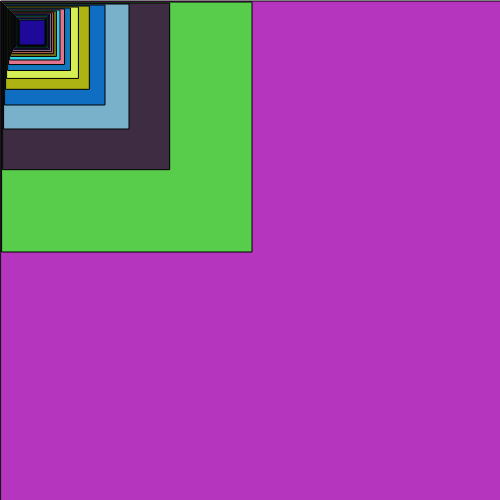
Frame 1 (no input)
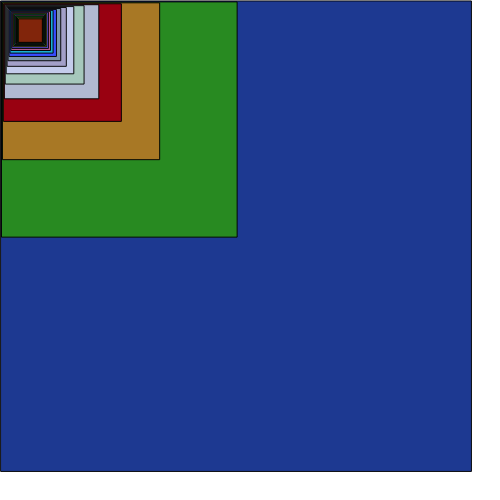
Frame 60 (no input)
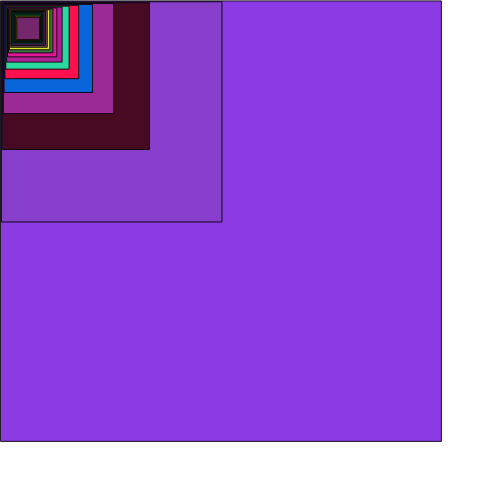
Frame 120 (the mouse pressed at the canvas centre since frame 60)

The p5.js sketch that drew these frames (run headless with seeded random() and noise() and a simulated clock; from frame 60 on, the mouse is pressed at the canvas centre):

// p5.js sketch
// ── sketch.js
var numRect =20;

var scalar= 1.0;

function setup (){
  createCanvas (500,500);
  
}

function draw(){
  background (255);
  scale(scalar);


for(var i=1; i<= numRect; i++){
  noFill();
  fill(random(255),random(255),random(255));
  rect(i,i,width/i,width/i);
}

scalar-=0.001;

}
